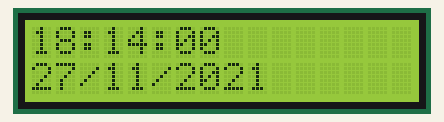
Bench run of a sketch on a simulated Arduino Uno, built with avr-gcc and run on an emulated ATmega328P. On the bench: 16×2 character LCD. The local clock reads 2024-03-15 10:24:30 at power-on unless the sketch sets it; what the sketch prints to the serial monitor is not drawn.

Above: at 0.1 s.
At 4.2 s:
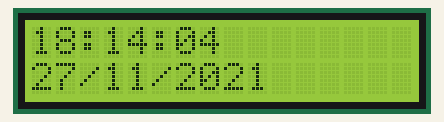
At 9.4 s:
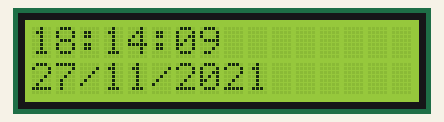
At 18.6 s:
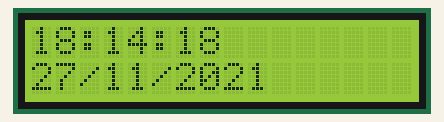
At 27.8 s:
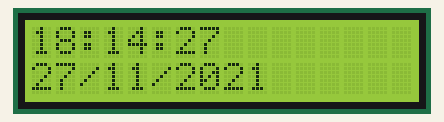
At 38.1 s:
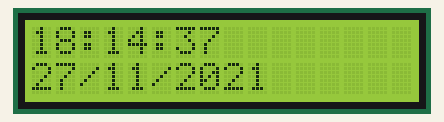

Measured:
- what the display in image 1 shows lasts 1.0 s, from 4.2 s to 5.2 s

The sketch:

Taller_12_punto_1.ino
```cpp
#include <Time.h>
#include <TimeLib.h>                          //Libreria para obtener conteo de hora.
#include <Wire.h>                             //manejo de interfaz I2C
#include <DS1307RTC.h>                        // La libreria que gestiona el DS1307 RTC para Time
//#include <LCD.h>                            //presenta errores al verificar el código, no es necesaria la presente libreria
#include <LiquidCrystal_I2C.h>

//#define I2C_ADDR 0x27

//LiquidCrystal_I2C lcd(I2C_ADDR, 2, 1, 0, 4, 5, 6, 7);             // Presenta errores al verificar el código, se remplaza con la linea continua.
LiquidCrystal_I2C     lcd(0X27,16,2);     //ó 0X20


void setup()
{
  Serial.begin(115200);
  lcd.begin (16, 2);                               // Inicializar el display con 16 caraceres 2 lineas
  //lcd.backlight();                               //Brillo pantalla, no necesario en este código
  //lcd.setBacklight(HIGH);
  //getDate(__DATE__);

  setSyncProvider(RTC.get);                       // Sincronizar con el RTC
  setTime(18, 14, 00, 27, 11, 2021);               // Establecer hora y fecha; hora --> hora, minuto, segundo; Fecha --> dia,mes,año

  //////////////////////////Verificar sincronización con RTC
  if (timeStatus() != timeSet)
  Serial.println("Unable to sync with the RTC");
  else
  Serial.println("RTC has set the system time");
}

void digitalClockDisplay()
{
 lcd.home (); // go home
 lcd.print(hour());
 printDigits(minute());
 printDigits(second());
 lcd.setCursor ( 0, 1 ); // go to the 2nd line
 lcd.print(day());
 lcd.print("/");
 lcd.print(month());
 lcd.print("/");
 lcd.print(year());
}

void printDigits(int digits)
{
 lcd.print(":");
 if (digits < 10)
 lcd.print('0');
 lcd.print(digits);
}

void loop()
{
 digitalClockDisplay();
 delay(1000);
}
```
